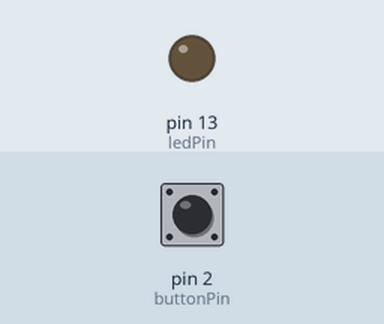
Bench run of a sketch on a simulated Arduino Uno, built with avr-gcc and run on an emulated ATmega328P. Parts: output pins drawn as LEDs (lit = HIGH). Inputs (shaded band) come from the test bench; at power-on: pin 2 (buttonPin) LOW.

Above: at 1.2 s.
1.3 s: pin 2 (buttonPin) pulled HIGH for 0.15 s
At 2.4 s:
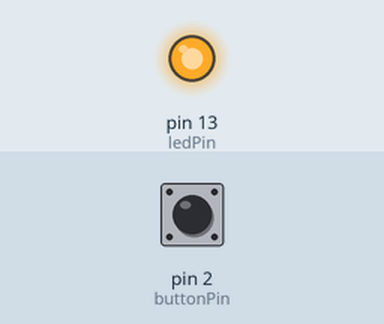
3.0 s: pin 2 (buttonPin) pulled HIGH for 0.15 s
At 3.1 s:
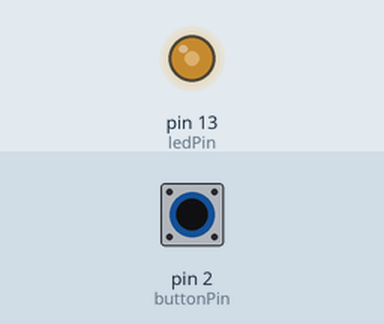
4.7 s: pin 2 (buttonPin) pulled HIGH for 1 s
At 6.9 s:
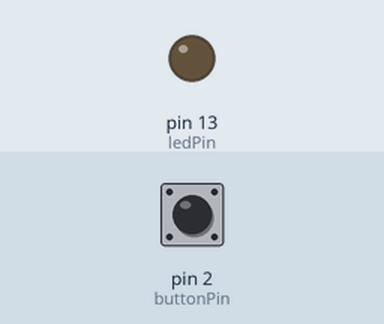
7.2 s: pin 2 (buttonPin) pulled HIGH for 3.2 s
At 8.2 s:
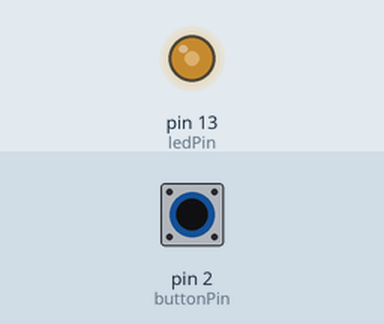
Timing chart, 0 to 11.9 s (numbered marks = the images above; inputs shaded):
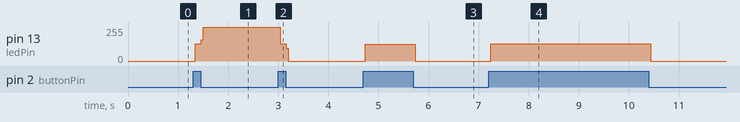

The sketch:

PulsadorLed.ino
```cpp
int buttonPin = 2; // número del pin para el botón
int ledPin =  13;  // número del pin del LED

int buttonState = 0;  // estado del botón (0 ó LOW es apagado y 1 ó HIGH es encendido)
int estado = 0;
void setup() {
 // Se identifica el pin 13 como salida
 pinMode(ledPin, OUTPUT);
 // Se identifica el pin 2 como entrada
 pinMode(buttonPin, INPUT);
}

void loop(){
 // Leemos si el botón en pin2 está abierto o cerrado
 buttonState = digitalRead(buttonPin);

if (buttonState == HIGH) {

  estado = 1-estado;

  }
 // Si está siendo pulsado es HIGH
 if (estado == HIGH) {
   // Y el LED se enciende
   digitalWrite(ledPin, HIGH);
 }
 else {
   // Si no es asi, se apaga
   digitalWrite(ledPin, LOW);
 }

}
```

Measured:
- after the input at 1.3 s, pin 13 (ledPin): 0/255 → 129/255 at once, → 255/255 0.12 s later
- after the input at 3.0 s, pin 13 (ledPin): 255/255 → 129/255 at once, → 0/255 0.12 s later
- after the input at 4.7 s, pin 13 (ledPin): 0/255 → 126/255 at once, → 0/255 1.0 s later
- after the input at 7.2 s, pin 13 (ledPin): 0/255 → 129/255 at once, → 0/255 3.2 s later
